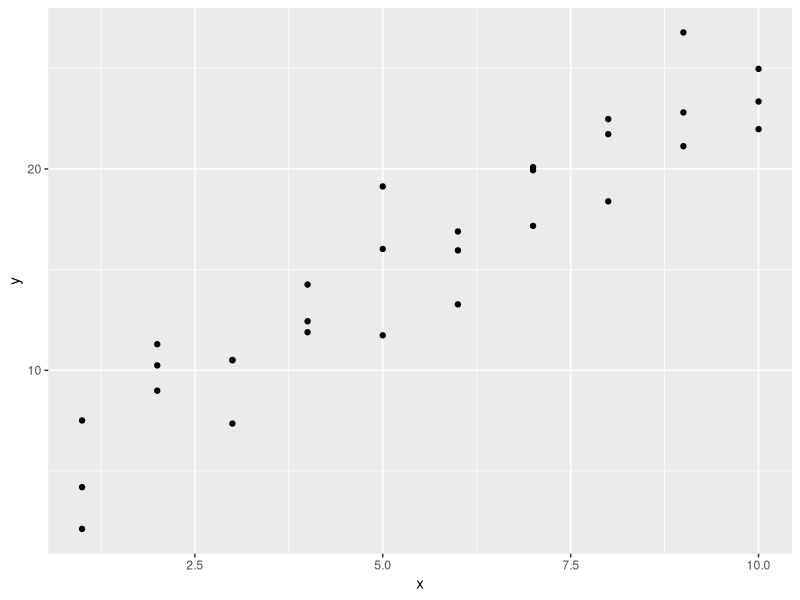
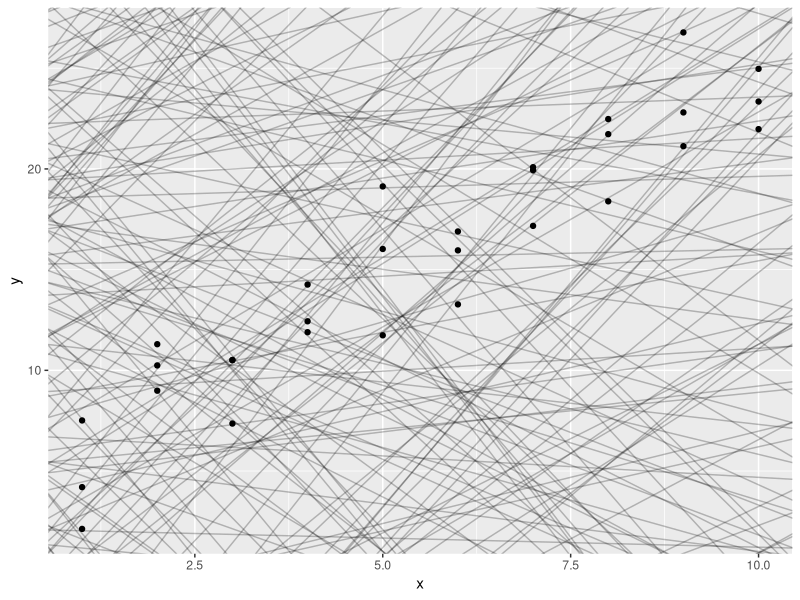
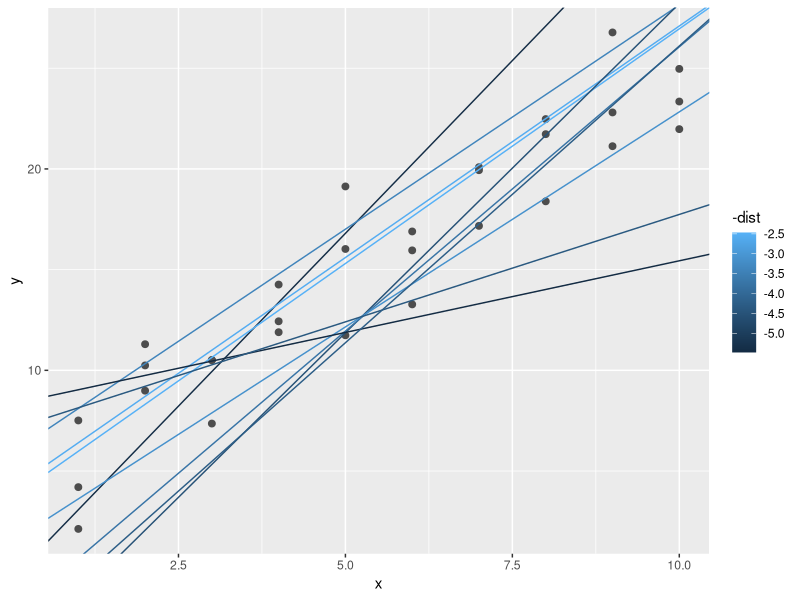
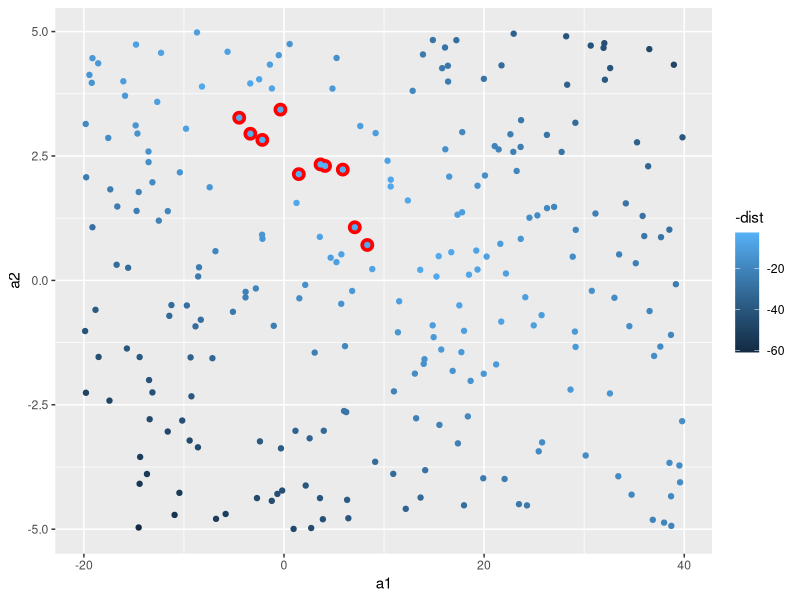

Write the R code that produced these figures, in order.
#https://r4ds.had.co.nz/model-basics.html


library(tidyverse)

library(modelr)
options(na.action = na.warn)

ggplot(sim1, aes(x, y)) + 
  geom_point()


models <- tibble(
  a1 = runif(250, -20, 40),
  a2 = runif(250, -5, 5)
)

ggplot(sim1, aes(x, y)) + 
  geom_abline(aes(intercept = a1, slope = a2), data = models, alpha = 1/4) +
  geom_point() 


model1 <- function(a, data) {
  a[1] + data$x * a[2]
}
model1(c(7, 1.5), sim1)


measure_distance <- function(mod, data) {
  diff <- data$y - model1(mod, data)
  sqrt(mean(diff ^ 2))
}
measure_distance(c(7, 1.5), sim1)

sim1_dist <- function(a1, a2) {
  measure_distance(c(a1, a2), sim1)
}

models <- models %>% 
  mutate(dist = purrr::map2_dbl(a1, a2, sim1_dist))

models


ggplot(sim1, aes(x, y)) + 
  geom_point(size = 2, colour = "grey30") + 
  geom_abline(
    aes(intercept = a1, slope = a2, colour = -dist), 
    data = filter(models, rank(dist) <= 10)
  )

ggplot(models, aes(a1, a2)) +
  geom_point(data = filter(models, rank(dist) <= 10), size = 4, colour = "red") +
  geom_point(aes(colour = -dist))

